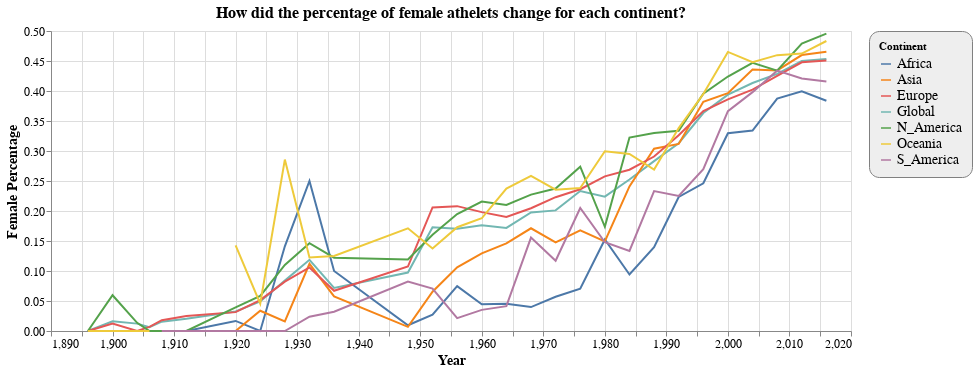

Notebook cell for this chart:
### Code cell
alt.Chart(df3_tidy, title='How did the percentage of female athelets change for each continent?').mark_line().encode(
    x='Year',
    y=alt.Y('Percentage',title='Female Percentage'),
    color='Continent'
).properties(
    width=800,
    height=300).configure_title(
    fontSize=16).configure_axis(
    labelFontSize=12,
    titleFontSize=14
).configure_legend(
    strokeColor='gray',
    fillColor='#EEEEEE',
    padding=10,
    cornerRadius=10,
    labelFontSize=14
)

### Figure 1 — Vega-Lite specification as saved in the notebook (floating-point values rounded to 4 significant figures; data arrays with more than 128 entries replaced by an {"elided": "..."} marker saying what was removed)
{"config": {"view": {"continuousWidth": 400, "continuousHeight": 300}, "axis": {"labelFontSize": 12, "titleFontSize": 14}, "legend": {"cornerRadius": 10, "fillColor": "#EEEEEE", "labelFontSize": 14, "padding": 10, "strokeColor": "gray"}, "title": {"fontSize": 16}}, "data": {"name": "data-acb8a52a97fc9f86715e9135cf7dcfa4"}, "mark": "line", "encoding": {"color": {"type": "nominal", "field": "Continent"}, "x": {"type": "quantitative", "field": "Year"}, "y": {"type": "quantitative", "field": "Percentage", "title": "Female Percentage"}}, "height": 300, "title": "How did the percentage of female athelets change for each continent?", "width": 800, "$schema": "https://vega.github.io/schema/vega-lite/v4.0.2.json", "datasets": {"data-acb8a52a97fc9f86715e9135cf7dcfa4": {"elided": "203 records"}}}
